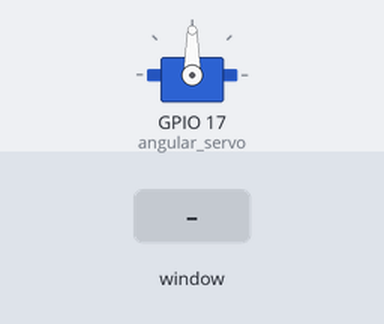
This program was run on a simulated Raspberry Pi (BCM pin numbers). Parts: servo. The test bench sets the inputs (shaded band). The desktop window is not drawn, its controls go by their first labels and the mouse button is held 0.15 s; servo angles are drawn from the pulse width (0.5 ms = 0°, 2.5 ms = 180°).

Above: at 1.2 s.
1.3 s: slider 1 in the window set to 90
At 2.0 s:
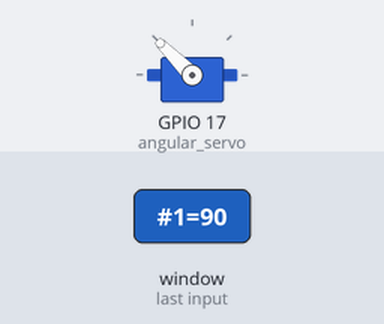
2.8 s: slider 1 in the window set to -90
At 3.2 s:
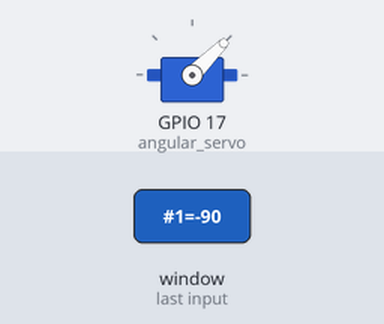
4.3 s: slider 1 in the window set to -45
At 5.5 s:
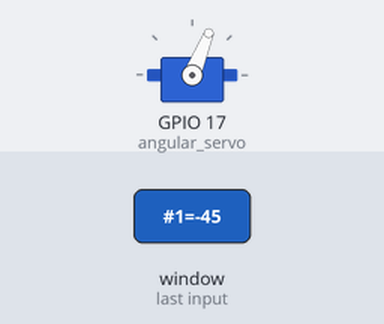
5.8 s: slider 1 in the window set to 0
At 6.6 s:
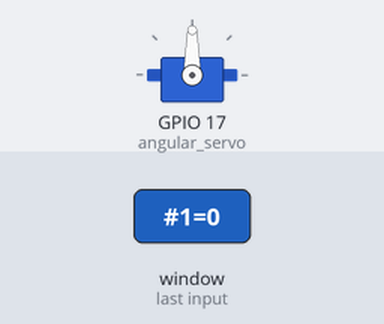
Timing chart, 0 to 8.3 s (numbered marks = the images above; inputs shaded):
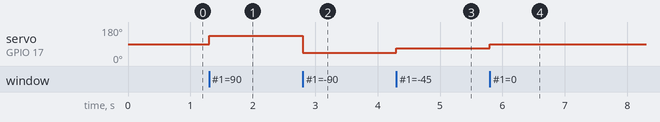

The program:

angle-gui.py
```python
#Import libraries
from guizero import App, Text, Slider
from gpiozero import AngularServo

# Define the servo
angular_servo = AngularServo(17, min_angle=-90, max_angle=90)

#Define a function to change the angle of the servo
def servo_angle(slider_value):
    angular_servo.angle = int(slider_value)

# Define the app with the title hello world
app = App(title="Angular Servo Control")
# Add color to our app
app.bg = "#41f1e6"
# Add a message to the app
message =Text(app, text="Move The Slider To Change the Angle")
# Add a slider to the app
slider_sample = Slider(app, start=-90, end=90, command=servo_angle)
# Add color to our slider
slider_sample.bg = "#f141e1"
# Display the app
app.display()
```

Measured:
- after the input at 1.3 s, servo on GPIO 17 (angular_servo): 90° → 135° at once
- after the input at 2.8 s, servo on GPIO 17 (angular_servo): 135° → 45° at once
- after the input at 4.3 s, servo on GPIO 17 (angular_servo): 45° → 68° at once
- after the input at 5.8 s, servo on GPIO 17 (angular_servo): 68° → 90° at once
